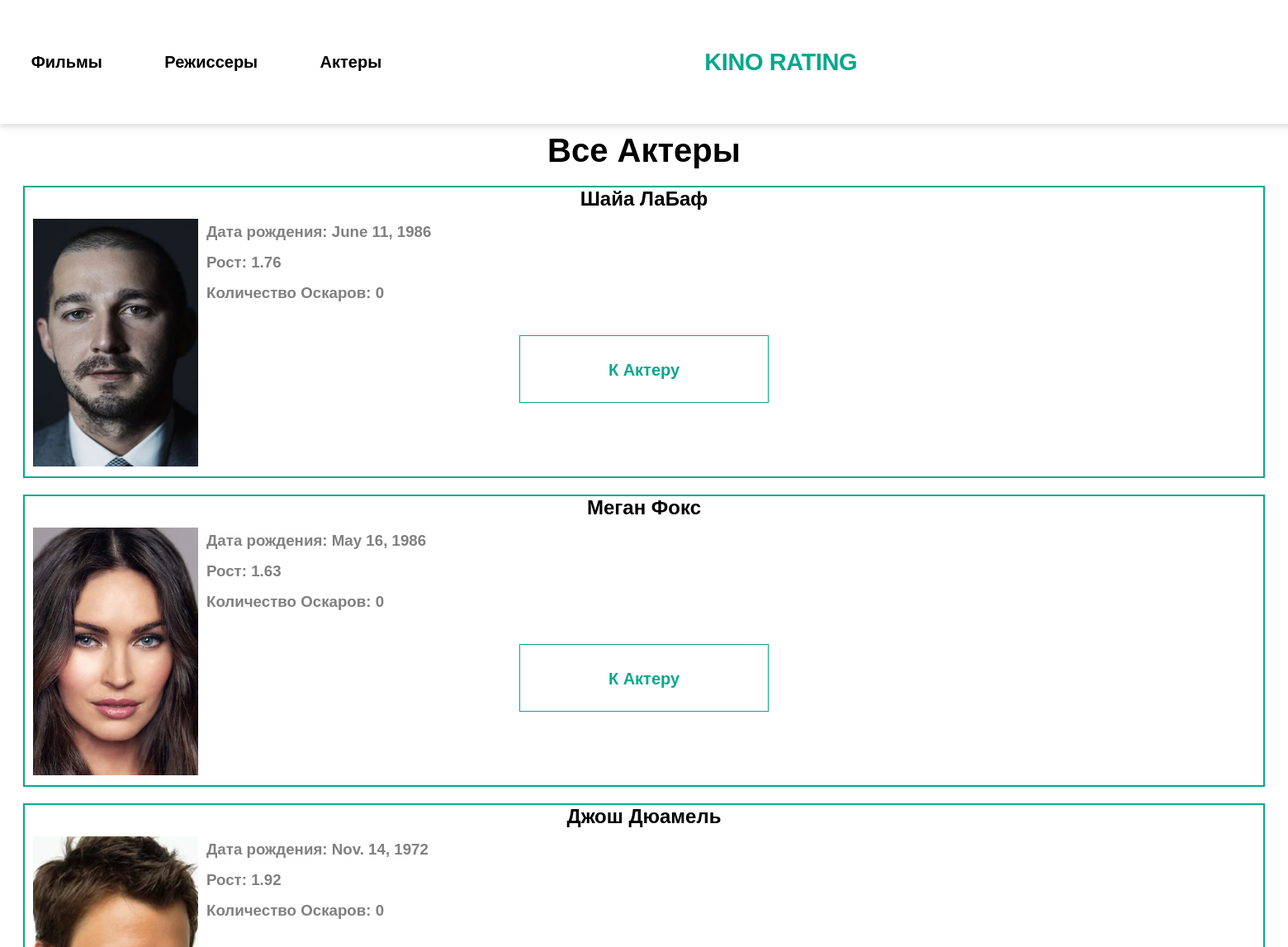
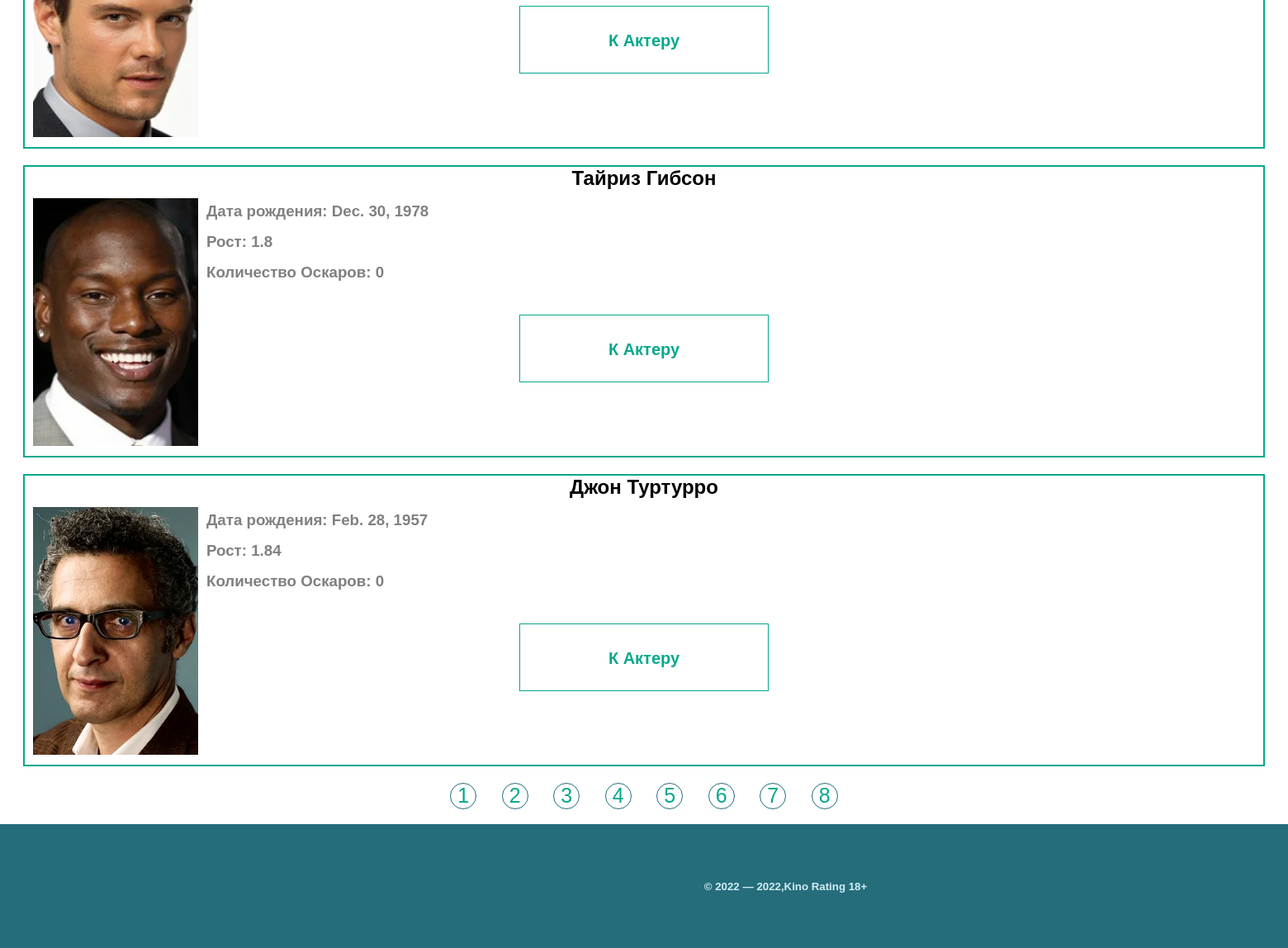
The page /actors/ on the database its author committed (2 pictures, top to bottom).
### kino/models.py (models this page shows, shortened)
class Actor(models.Model):
    first_name = models.CharField(max_length=40)
    second_name = models.CharField(max_length=40)
    date_of_birth = models.DateField()
    height = models.FloatField(
        validators=[MaxValueValidator(2.30), MinValueValidator(1.30)])  # Ограничиваем рост актера
    image = models.FileField(upload_to='directors', null=True)
    place_of_birth = models.CharField(max_length=200, null=True, default=None)
    interesting_fact = models.CharField(max_length=1000, null=True, default=None, blank=True)
    numbers_of_oscar = models.IntegerField(validators=[MinValueValidator(0)], null=True, default=None)

### kino/views.py (the view)
# urls.py: path('actors/',views.ListActor.as_view(),name='actors'),
class ListActor(ListView):
    paginate_by = 5  # Пагинация
    template_name = 'kino/list_actors.html'
    model = Actor
    context_object_name = 'Actors'
    def get_queryset(self):
        queryset = super().get_queryset()
        return queryset

### kino/templates/kino/list_actors.html (shortened to what this page needs)
{%extends 'base.html'%}
{% load static %}
{% block css %}<link rel="stylesheet" href=" {% static 'kino/css/list_actor.css' %}">{% endblock %}
{% block content %}
    <h2 class="title" align="center">Все Актеры</h2>
    <div class="all_actors" align="center">
    {% for actor in Actors %}
        <div class="one_actor" >
        <h2 align="center">{{ actor.first_name }} {{ actor.second_name }}</h2>
        <img src="{{ actor.image.url }}" alt="" align="left">
        <div class="info_about_actor" align="left">
            <h3 class="elem_info">Дата рождения: {{ actor.date_of_birth }}</h3>
            <h3 class="elem_info">Рост: {{ actor.height }}</h3>
            <h3 class="elem_info">Количество Оскаров: {{ actor.numbers_of_oscar }}</h3>
        </div>
        <div class="button">
            <div class="link">
                <a href="{{ actor.id }}" class="link">К Актеру</a>
            </div>
        </div>
        </div>
    {% endfor %}
    <div class="paginator">
            {% for p in page_obj.paginator.page_range  %}
                <li class="pags_border">
                    <a href="?page={{ p }}" class="pags">{{ p }}</a>
                </li>
            {% endfor %}
    </div>
    </div>
{% endblock %}

### static/kino/css/base.css (style rules this page uses)
* { margin: 0; padding: 0; }
body { font-family: 'Montserrat',sans-serif; }

### static/kino/css/list_actor.css (style rules this page uses)
.title { margin-top: 10px; font-size: 40px; }
.one_actor { margin-top: 20px; height: 350px; width: 1500px; border: 2px solid #05A88D; }
.one_actor img { height: 300px; width: 200px; padding: 10px; }
.info_about_actor { margin-top: 15px; font-weight: 300; color: grey; }
.elem_info { margin-top: 15px; }
.button { height: 80px; width: 300px; background-color: white; border: 1px solid #05A88D; font-weight: 700; margin-top: 40px; }
.link { padding-top: 30px; font-size: 20px; text-decoration: none; color: #05A88D; }
.paginator { list-style-type:none; display: flex; flex-direction: row; justify-content:space-around ; align-content: center; width: 500px; height: 70px; }
.pags_border { width: 30px; height: 30px; border: 1px solid #256D7B; border-radius: 50%; margin-top: 20px; }
.pags { text-decoration: none; color: #05A88D; font-size: 25px; }

### rows shown on the page
Actor: first_name "Шайа", second_name "ЛаБаф", image (picture), date_of_birth "June 11, 1986", height "1.76", numbers_of_oscar "0"
Actor: first_name "Меган", second_name "Фокс", image (picture), date_of_birth "May 16, 1986", height "1.63", numbers_of_oscar "0"
Actor: first_name "Джош", second_name "Дюамель", image (picture), date_of_birth "Nov. 14, 1972", height "1.92", numbers_of_oscar "0"
Actor: first_name "Тайриз", second_name "Гибсон", image (picture), date_of_birth "Dec. 30, 1978", height "1.8", numbers_of_oscar "0"
Actor: first_name "Джон", second_name "Туртурро", image (picture), date_of_birth "Feb. 28, 1957", height "1.84", numbers_of_oscar "0"

### other values the page prints
{{ p }} "1" "2" "3" "4" "5" "6" "7" "8"
